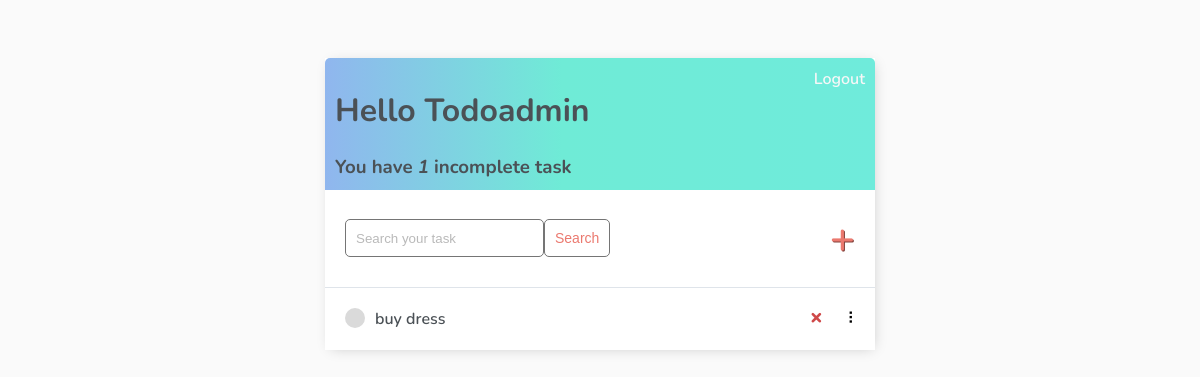
The app's page / (signed in), older data.
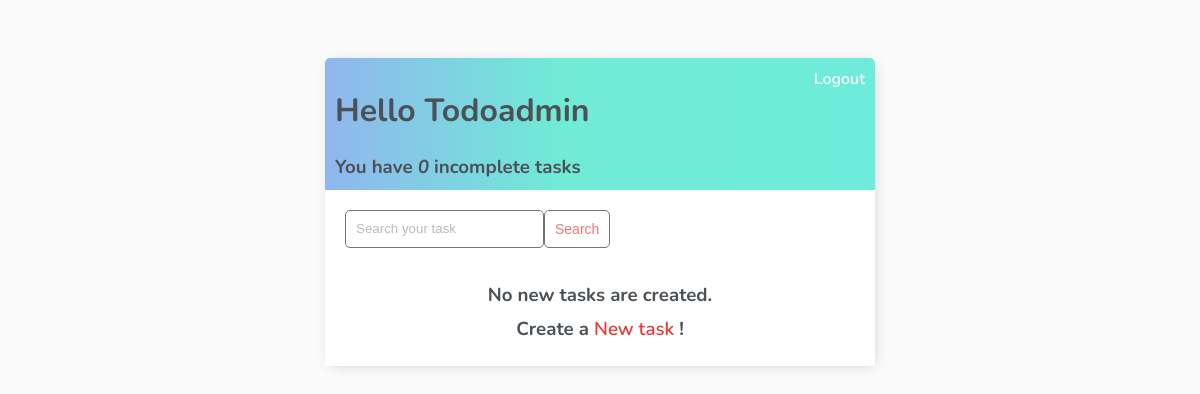
The same page, newer data.
### todoapp/models.py (models this page shows)
class Task(models.Model):
    user = models.ForeignKey(
        User, on_delete=models.CASCADE, null=True, blank=True)
    title = models.CharField(max_length=200)
    description = models.TextField(null=True, blank=True)
    complete = models.BooleanField(default=False)
    created = models.DateTimeField(auto_now_add=True)
    def __str__(self):
        return self.title
    class Meta:
        order_with_respect_to = 'user'

### todoapp/views.py (the view)
# urls.py: path('', TaskList.as_view(), name='tasks'),
class TaskList(LoginRequiredMixin, ListView):
    model = Task
    context_object_name = 'tasks'
    def get_context_data(self, **kwargs):
        context = super().get_context_data(**kwargs)
        context['tasks'] = context['tasks'].filter(user=self.request.user)
        context['count'] = context['tasks'].filter(complete=False).count()
        search_input = self.request.GET.get('search-area') or ''
        if search_input:
            context['tasks'] = context['tasks'].filter(
                title__contains=search_input)
        context['search_input'] = search_input
        return context

### todoapp/templates/todoapp/task_list.html (shortened to what this page needs)
{% extends 'todoapp/main.html' %} {% block content %}
<div class="header-bar">
    <div>
        <h1>Hello {{request.user|title}}</h1>
        <h3 style="margin:0">You have <i>{{count}}</i> incomplete task{{ count|pluralize:"s" }}</h3>
    </div>
    {% if request.user.is_authenticated %}
    <a href="{% url 'logout' %}">Logout</a> {% else %}
    <a href="{% url 'login' %}">Login</a> {% endif %}
</div>
<div id="search-add-wrapper">
    <form method="GET" style="display: flex;">
        <input type='text' name='search-area' placeholder="Search your task" value="{{search_input}}">
        <input class="button" type="submit" value='Search'>
    </form>
    {% if tasks|length > 0 %}
    <a id="add-link" href="{% url 'task-create' %}">&#x2b;</a>
    {% endif %}
</div>
<div id="tasklist" class="task-items-wrapper">
    {% for task in tasks %}
    <div class="task-wrapper" data-position="{{task.pk}}">
        <div class="task-title">
            {% if task.complete %}
            <div class="task-complete-icon"></div>
            <i><s><a href="{% url 'task-update' task.id %}">{{task}}</a></s></i> {% else %}
            <div class="task-incomplete-icon"></div>
            <a href="{% url 'task-update' task.id %}">{{task}}</a> {% endif %}
        </div>
        <div class="task-controls">
            <a class="delete-link" href="{% url 'task-delete' task.id %}">&#215;</a>
            <span class="handle">&nbsp;&#10247;</span>
        </div>
    </div>
    {% empty %}
    <div style="text-align: center; padding-bottom: 10px; line-height: 1em;">
        <h3>No new tasks are created.</h3>
        <h3>Create a <a style="text-decoration: none; color: #e53935;" href="{% url 'task-create' %}">New task</a> ! </h3>
    </div>
    {% endfor %}
</div>
{% endblock content %}

### todoapp/templates/todoapp/main.html (shortened to what this page needs)
<!DOCTYPE html>
<html lang="en">
<head>
</head>
<body>
    <div class="container">
        {% block content %} {% endblock content %}
    </div>
</body>
</html>

### todoapp/templates/todoapp/main.html (style rules this page uses)
body { background-color: #FAFAFA; font-family: 'Nunito', sans-serif; padding-top: 50px; }
h1, h2, h3, h4, h5, h6, a, p { color: #4b5156 }
a { font-weight: 600; }
.container { max-width: 550px; margin: auto; background-color: #fff; -webkit-box-shadow: 2px 2px 13px -4px rgba(0, 0, 0, 0.21); box-shadow: 2px 2px 13px -4px rgba(0, 0, 0, 0.21); }
input { outline: none; border: none; }
.header-bar { display: flex; justify-content: space-between; color: #fff; padding: 10px; border-radius: 5px 5px 0 0; background: linear-gradient(90deg, #90b6ee 0%, #6febd6 43%, #6febdb 100%); }
.header-bar a { color: rgb(247, 247, 247); text-decoration: none; }
#search-add-wrapper { display: flex; justify-content: space-between; align-items: center; padding: 20px; }
input[type=text], input[type=password], textarea { border: 1px solid #757575; border-radius: 5px; padding: 10px; width: 90%; }
::placeholder { font-weight: 300; opacity: 0.5; }
.button { border: 1px solid #757575; background-color: #FFF; color: #EB796F; padding: 10px; font-size: 14px; border-radius: 5px; cursor: pointer; text-decoration: none; }

Row changes from the older to the newer data that the page shows:
removed Task: title "buy dress"
Text that changed along with them:
{{ count }}: "1" → "0"
text now shown: "No new tasks are created. Create a New task !"
